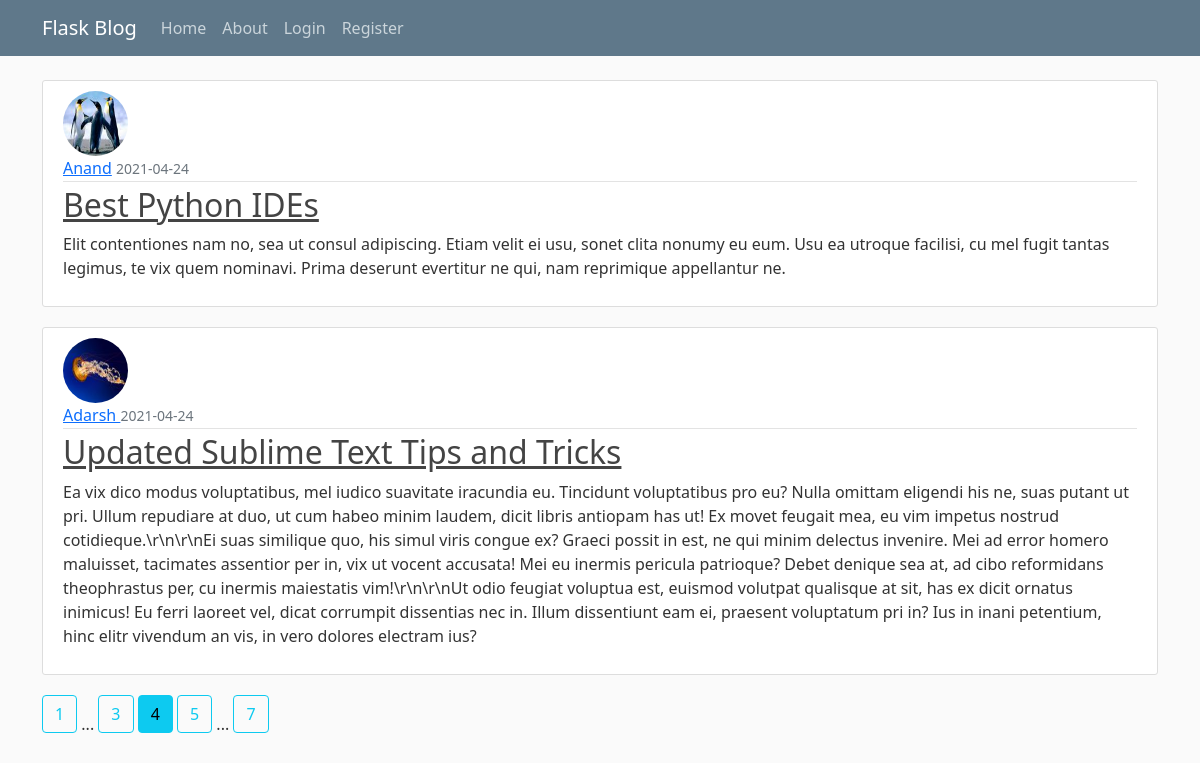
/home?page=4, run on the app's committed database.
### demo/models.py (models this page shows, shortened)
class Post(db.Model):
    id = db.Column(db.Integer, primary_key=True)
    title = db.Column(db.String(100), nullable=False)
    date_posted = db.Column(db.DateTime, nullable=False, default=datetime.utcnow)
    content = db.Column(db.Text, nullable=False)
    user_id = db.Column(db.Integer, db.ForeignKey('user.id'), nullable=False)

class User(db.Model, UserMixin):
    id = db.Column(db.Integer, primary_key=True)
    username = db.Column(db.String(15), unique=True, nullable=False)
    email = db.Column(db.String(100), unique=True, nullable=False)
    image_file = db.Column(db.String(60), nullable=False, default='default.jpg')
    password = db.Column(db.String(60), nullable=False)
    posts = db.relationship('Post', backref='author', lazy=True)

### demo/main/routes.py (the view)
@main.route("/")
@main.route("/home")
def home():
    page = request.args.get('page', 1, int)
    posts = Post.query.order_by(Post.date_posted.desc()).paginate(page=page, per_page=2)
    return render_template('home.html', posts=posts)

### demo/templates/home.html
{% extends "layout.html" %}
{% block content %}
	{% for post in posts.items %}
		<article class="media content-section">
          <img class="rounded-circle article-img" src="{{ url_for('static', filename='profile_pics/' + post.author.image_file) }}">
          <div class="media-body">
            <div class="article-metadata">
              <a class="mr-2" href="{{ url_for('users.user_posts', username= post.author.username) }}">{{ post.author.username }}</a>
              <small class="text-muted">{{ post.date_posted.strftime('%Y-%m-%d') }}</small>
            </div>
            <h2><a class="article-title" href="{{ url_for('posts.post', post_id=post.id) }}">{{ post.title }}</a></h2>
            <p class="article-content">{{ post.content }}</p>
          </div>
        </article>
	{% endfor %}
  {% for page_num in posts.iter_pages(left_edge=1, right_edge=1, left_current=1, right_current=2) %}
    {% if page_num %}
      {% if posts.page == page_num %}
        <a class="btn btn-info mb-4" href="{{ url_for('main.home', page=page_num) }}">{{ page_num }}</a>
      {% else %}
        <a class="btn btn-outline-info mb-4" href="{{ url_for('main.home', page=page_num) }}">{{ page_num }}</a>
      {% endif %}
    {% else %}
      ...
    {% endif %}
  {% endfor %}
{% endblock %}

### demo/static/main.css (style rules this page uses)
body { background: #fafafa; color: #333333; margin-top: 5rem; }
h1, h2, h3, h4, h5, h6 { color: #444444; }
.content-section { background: #ffffff; padding: 10px 20px; border: 1px solid #dddddd; border-radius: 3px; margin-bottom: 20px; }
.article-title { color: #444444; }
.article-content { white-space: pre-line; }
.article-img { height: 65px; width: 65px; margin-right: 16px; }
.article-metadata { padding-bottom: 1px; margin-bottom: 4px; border-bottom: 1px solid #e3e3e3 }

### data on the page
Post: image_file (picture), author.username "Anand", date_posted "2021-04-24", title "Best Python IDEs", content "Elit contentiones nam no, sea ut consul adipiscing. Etiam velit ei usu, sonet clita nonumy eu eum. Usu ea utroque facilisi, cu mel fugit tantas legimus, te vix quem nominavi. Prima deserunt evertitur ne qui, nam reprimique appellantur ne."
Post: image_file (picture), author.username "Adarsh", date_posted "2021-04-24", title "Updated Sublime Text Tips and Tricks", content "Ea vix dico modus voluptatibus, mel iudico suavitate iracundia eu. Tincidunt voluptatibus pro eu? Nulla omittam eligendi his ne, suas putant ut pri. Ullum repudiare at duo, ut cum habeo minim laudem, dicit libris antiopam has ut! Ex movet feugait mea, eu vim impetus nostrud cotidieque.\\r\\n\\r\\nEi suas similique quo, his simul viris congue ex? Graeci possit in est, ne qui minim delectus invenire. Mei ad error homero maluisset, tacimates assentior per in, vix ut vocent accusata! Mei eu inermis pericula patrioque? Debet denique sea at, ad cibo reformidans theophrastus per, cu inermis maiestatis vim!\\r\\n\\r\\nUt odio feugiat voluptua est, euismod volutpat qualisque at sit, has ex dicit ornatus…"

### other printed values
{{ page_num }} "1" "3" "5" "7"
{{ page_num }} "4"
